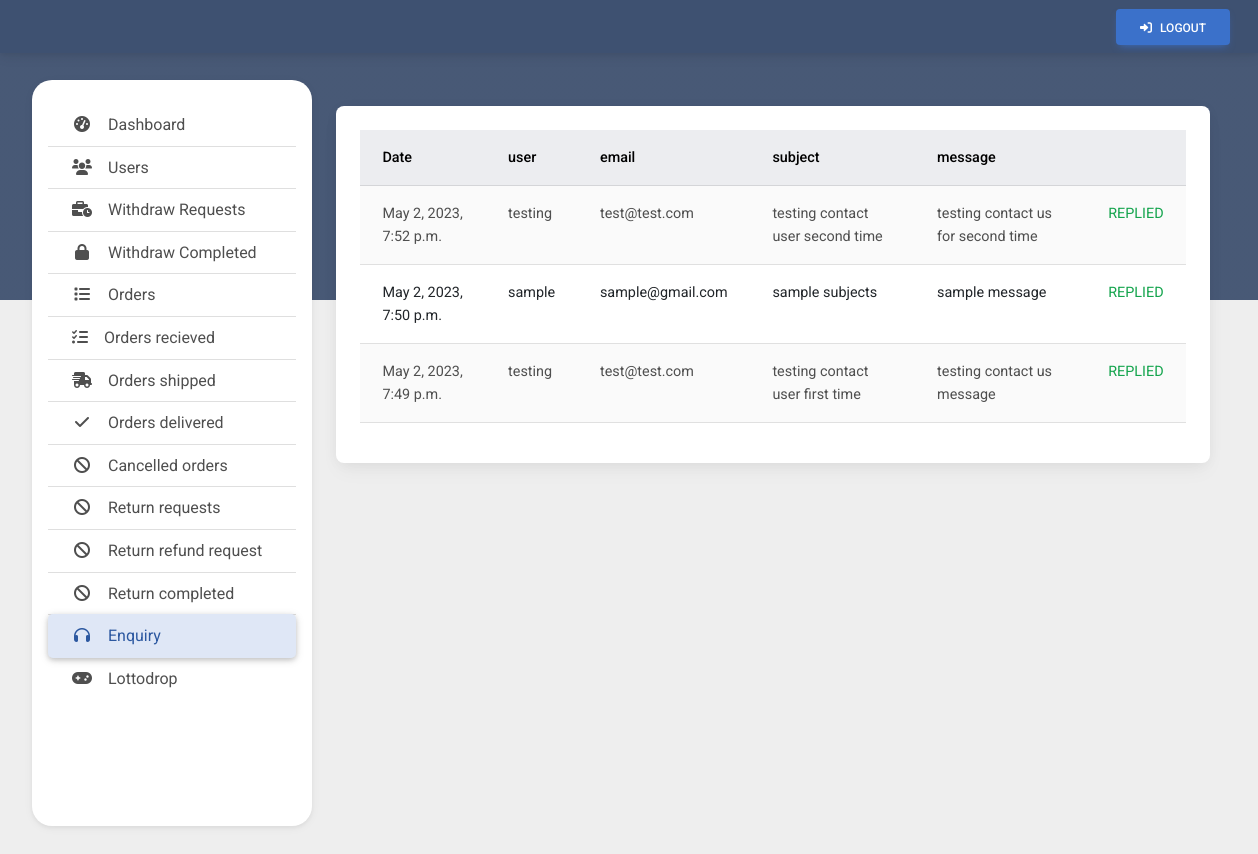
Page /admin-page/enquiry on the committed database.
### userProfilePage/models.py (models this page shows)
class ContactUs(models.Model):
    user = models.ForeignKey(User,on_delete=models.CASCADE)
    name = models.CharField(max_length=200)
    email = models.CharField(max_length=200)
    subject = models.CharField(max_length=255)
    message = models.TextField()
    date = models.DateTimeField(null=True,blank=True)
    seen = models.BooleanField(default=False)

### adminHomePage/views.py (the view)
# urls.py: path('enquiry',views.enquiry,name='enquiry'),
def enquiry(request):
    datas = ContactUs.objects.all().order_by('-date')
    return render(request,'admin-page/enquiry.html',{'datas':datas})

### adminHomePage/templates/admin-page/enquiry.html (shortened to what this page needs)
{% extends 'admin-page/base.html' %}
{% block content %}
<div class="card">
    <div class="card-body" style="max-width: 100%;overflow-x: scroll;">
        <table class="table table-striped table-hover">
            <thead class="table-secondary">
                <tr>
                    <th>Date</th>
                    <th>user</th>
                    <th>email</th>
                    <th>subject</th>
                    <th>message</th>
                    <th></th>
                </tr>
            </thead>
            <tbody>
                {% for data in datas %}
                <tr>
                    <td>{{data.date}}</td>
                    <td>{{data.user}}</td>
                    <td>{{data.email}}</td>
                    <td>{{data.subject}}</td>
                    <td>{{data.message}}</td>
                    {% if data.seen %}
                    <td class="text-success">REPLIED</td>
                    {% else %}
                    <td><a href="{% url 'enquiryReplySent' id=data.id %}" class="btn btn-info btn-sm">Reply sent</a>
                    </td>
                    {% endif %}
                </tr>
                {% endfor %}
            </tbody>
        </table>
    </div>
</div>
{% endblock %}

### adminHomePage/templates/admin-page/base.html (style rules this page uses)
body { background-color: #eee; overflow-x: hidden; min-height: 100vh !important; background: linear-gradient(to bottom, rgba(52, 71, 103, .9) 35%, #eee 0%); }

### rows in the picture
ContactUs: date "May 2, 2023, 7:52 p.m.", user "testing", email "test@test.com", subject "testing contact user second time", message "testing contact us for second time", seen "REPLIED"
ContactUs: date "May 2, 2023, 7:50 p.m.", user "sample", email "sample@gmail.com", subject "sample subjects", message "sample message", seen "REPLIED"
ContactUs: date "May 2, 2023, 7:49 p.m.", user "testing", email "test@test.com", subject "testing contact user first time", message "testing contact us message", seen "REPLIED"
